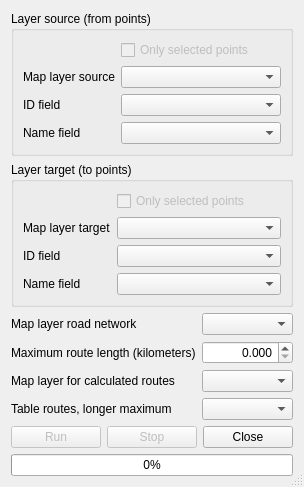
<?xml version="1.0" encoding="UTF-8"?>
<ui version="4.0">
 <class>DialogRoute</class>
 <widget class="QDialog" name="DialogRoute">
  <property name="windowModality">
   <enum>Qt::NonModal</enum>
  </property>
  <property name="geometry">
   <rect>
    <x>0</x>
    <y>0</y>
    <width>270</width>
    <height>449</height>
   </rect>
  </property>
  <property name="windowTitle">
   <string>Routes calculation</string>
  </property>
  <property name="windowIcon">
   <iconset resource="../resources.qrc">
    <normaloff>:/icons/route.png</normaloff>:/icons/route.png</iconset>
  </property>
  <property name="sizeGripEnabled">
   <bool>true</bool>
  </property>
  <property name="modal">
   <bool>false</bool>
  </property>
  <layout class="QGridLayout" name="gridLayout_2">
   <item row="2" column="0">
    <layout class="QFormLayout" name="formLayout_3">
     <property name="fieldGrowthPolicy">
      <enum>QFormLayout::AllNonFixedFieldsGrow</enum>
     </property>
     <item row="0" column="0">
      <widget class="QLabel" name="label_2">
       <property name="text">
        <string>Map layer road network</string>
       </property>
      </widget>
     </item>
     <item row="0" column="1">
      <widget class="QgsMapLayerComboBox" name="mMapLayerComboBoxRoad"/>
     </item>
     <item row="1" column="0">
      <widget class="QLabel" name="label_5">
       <property name="text">
        <string>Maximum route length (kilometers)</string>
       </property>
      </widget>
     </item>
     <item row="1" column="1">
      <widget class="QDoubleSpinBox" name="doubleSpinBox">
       <property name="alignment">
        <set>Qt::AlignRight|Qt::AlignTrailing|Qt::AlignVCenter</set>
       </property>
       <property name="decimals">
        <number>3</number>
       </property>
       <property name="maximum">
        <double>100000.000000000000000</double>
       </property>
      </widget>
     </item>
     <item row="2" column="0">
      <widget class="QLabel" name="label_7">
       <property name="text">
        <string>Map layer for calculated routes</string>
       </property>
      </widget>
     </item>
     <item row="2" column="1">
      <widget class="QgsMapLayerComboBox" name="mMapLayerComboBoxCalculatedRoute"/>
     </item>
     <item row="3" column="0">
      <widget class="QLabel" name="label_8">
       <property name="text">
        <string>Table routes, longer maximum</string>
       </property>
      </widget>
     </item>
     <item row="3" column="1">
      <widget class="QgsMapLayerComboBox" name="mMapLayerComboBoxManyLongPath"/>
     </item>
    </layout>
   </item>
   <item row="4" column="0">
    <widget class="QProgressBar" name="progressBar">
     <property name="value">
      <number>0</number>
     </property>
    </widget>
   </item>
   <item row="3" column="0">
    <layout class="QGridLayout" name="gridLayout">
     <item row="0" column="1">
      <widget class="QPushButton" name="pushButtonStop">
       <property name="enabled">
        <bool>false</bool>
       </property>
       <property name="text">
        <string>Stop</string>
       </property>
       <property name="icon">
        <iconset resource="../resources.qrc">
         <normaloff>:/icons/stop.png</normaloff>:/icons/stop.png</iconset>
       </property>
      </widget>
     </item>
     <item row="0" column="0">
      <widget class="QPushButton" name="pushButtonStart">
       <property name="enabled">
        <bool>false</bool>
       </property>
       <property name="text">
        <string>Run</string>
       </property>
       <property name="icon">
        <iconset resource="../resources.qrc">
         <normaloff>:/icons/start.png</normaloff>:/icons/start.png</iconset>
       </property>
      </widget>
     </item>
     <item row="0" column="2">
      <widget class="QPushButton" name="pushButtonExit">
       <property name="text">
        <string>Close</string>
       </property>
       <property name="icon">
        <iconset resource="../resources.qrc">
         <normaloff>:/icons/exit.png</normaloff>:/icons/exit.png</iconset>
       </property>
      </widget>
     </item>
    </layout>
   </item>
   <item row="0" column="0">
    <widget class="QGroupBox" name="groupBoxSource">
     <property name="font">
      <font>
       <weight>50</weight>
       <bold>false</bold>
      </font>
     </property>
     <property name="title">
      <string>Layer source (from points)</string>
     </property>
     <layout class="QGridLayout" name="gridLayout_8">
      <item row="0" column="0">
       <layout class="QFormLayout" name="formLayout">
        <item row="0" column="1">
         <widget class="QCheckBox" name="checkBoxSelectedSoucePoints">
          <property name="enabled">
           <bool>false</bool>
          </property>
          <property name="text">
           <string>Only selected points</string>
          </property>
          <property name="checked">
           <bool>false</bool>
          </property>
         </widget>
        </item>
        <item row="1" column="0">
         <widget class="QLabel" name="label">
          <property name="font">
           <font>
            <weight>50</weight>
            <bold>false</bold>
           </font>
          </property>
          <property name="text">
           <string>Map layer source</string>
          </property>
         </widget>
        </item>
        <item row="1" column="1">
         <widget class="QgsMapLayerComboBox" name="mMapLayerComboBoxSourcePoints"/>
        </item>
        <item row="2" column="0">
         <widget class="QLabel" name="label_9">
          <property name="text">
           <string>ID field</string>
          </property>
         </widget>
        </item>
        <item row="2" column="1">
         <widget class="QgsFieldComboBox" name="mFieldComboBoxSourcePointsId"/>
        </item>
        <item row="3" column="0">
         <widget class="QLabel" name="label_10">
          <property name="text">
           <string>Name field</string>
          </property>
         </widget>
        </item>
        <item row="3" column="1">
         <widget class="QgsFieldComboBox" name="mFieldComboBoxSourcePointsName"/>
        </item>
       </layout>
      </item>
     </layout>
    </widget>
   </item>
   <item row="1" column="0">
    <widget class="QGroupBox" name="groupBoxTarget">
     <property name="title">
      <string>Layer target (to points)</string>
     </property>
     <layout class="QGridLayout" name="gridLayout_10">
      <item row="0" column="0">
       <layout class="QFormLayout" name="formLayout_2">
        <item row="0" column="1">
         <widget class="QCheckBox" name="checkBoxSelectedTargetPoints">
          <property name="enabled">
           <bool>false</bool>
          </property>
          <property name="text">
           <string>Only selected points</string>
          </property>
          <property name="checked">
           <bool>false</bool>
          </property>
         </widget>
        </item>
        <item row="1" column="0">
         <widget class="QLabel" name="label_3">
          <property name="font">
           <font>
            <weight>50</weight>
            <bold>false</bold>
           </font>
          </property>
          <property name="text">
           <string>Map layer target</string>
          </property>
         </widget>
        </item>
        <item row="1" column="1">
         <widget class="QgsMapLayerComboBox" name="mMapLayerComboBoxTargetPoints"/>
        </item>
        <item row="2" column="0">
         <widget class="QLabel" name="label_11">
          <property name="text">
           <string>ID field</string>
          </property>
         </widget>
        </item>
        <item row="2" column="1">
         <widget class="QgsFieldComboBox" name="mFieldComboBoxTargetPointsId"/>
        </item>
        <item row="3" column="0">
         <widget class="QLabel" name="label_12">
          <property name="text">
           <string>Name field</string>
          </property>
         </widget>
        </item>
        <item row="3" column="1">
         <widget class="QgsFieldComboBox" name="mFieldComboBoxTargetPointsName"/>
        </item>
       </layout>
      </item>
     </layout>
    </widget>
   </item>
  </layout>
 </widget>
 <customwidgets>
  <customwidget>
   <class>QgsFieldComboBox</class>
   <extends>QComboBox</extends>
   <header>qgsfieldcombobox.h</header>
  </customwidget>
  <customwidget>
   <class>QgsMapLayerComboBox</class>
   <extends>QComboBox</extends>
   <header>qgsmaplayercombobox.h</header>
  </customwidget>
 </customwidgets>
 <tabstops>
  <tabstop>checkBoxSelectedSoucePoints</tabstop>
  <tabstop>mMapLayerComboBoxSourcePoints</tabstop>
  <tabstop>mFieldComboBoxSourcePointsId</tabstop>
  <tabstop>mFieldComboBoxSourcePointsName</tabstop>
  <tabstop>checkBoxSelectedTargetPoints</tabstop>
  <tabstop>mMapLayerComboBoxTargetPoints</tabstop>
  <tabstop>mFieldComboBoxTargetPointsId</tabstop>
  <tabstop>mFieldComboBoxTargetPointsName</tabstop>
  <tabstop>mMapLayerComboBoxRoad</tabstop>
  <tabstop>doubleSpinBox</tabstop>
  <tabstop>mMapLayerComboBoxCalculatedRoute</tabstop>
  <tabstop>mMapLayerComboBoxManyLongPath</tabstop>
  <tabstop>pushButtonStart</tabstop>
  <tabstop>pushButtonStop</tabstop>
  <tabstop>pushButtonExit</tabstop>
 </tabstops>
 <resources>
  <include location="../resources.qrc"/>
 </resources>
 <connections>
  <connection>
   <sender>mMapLayerComboBoxSourcePoints</sender>
   <signal>layerChanged(QgsMapLayer*)</signal>
   <receiver>mFieldComboBoxSourcePointsId</receiver>
   <slot>setLayer(QgsMapLayer*)</slot>
   <hints>
    <hint type="sourcelabel">
     <x>221</x>
     <y>69</y>
    </hint>
    <hint type="destinationlabel">
     <x>221</x>
     <y>92</y>
    </hint>
   </hints>
  </connection>
  <connection>
   <sender>mMapLayerComboBoxTargetPoints</sender>
   <signal>layerChanged(QgsMapLayer*)</signal>
   <receiver>mFieldComboBoxTargetPointsId</receiver>
   <slot>setLayer(QgsMapLayer*)</slot>
   <hints>
    <hint type="sourcelabel">
     <x>327</x>
     <y>224</y>
    </hint>
    <hint type="destinationlabel">
     <x>329</x>
     <y>250</y>
    </hint>
   </hints>
  </connection>
  <connection>
   <sender>mMapLayerComboBoxSourcePoints</sender>
   <signal>layerChanged(QgsMapLayer*)</signal>
   <receiver>mFieldComboBoxSourcePointsName</receiver>
   <slot>setLayer(QgsMapLayer*)</slot>
   <hints>
    <hint type="sourcelabel">
     <x>157</x>
     <y>67</y>
    </hint>
    <hint type="destinationlabel">
     <x>161</x>
     <y>120</y>
    </hint>
   </hints>
  </connection>
  <connection>
   <sender>mMapLayerComboBoxTargetPoints</sender>
   <signal>layerChanged(QgsMapLayer*)</signal>
   <receiver>mFieldComboBoxTargetPointsName</receiver>
   <slot>setLayer(QgsMapLayer*)</slot>
   <hints>
    <hint type="sourcelabel">
     <x>342</x>
     <y>224</y>
    </hint>
    <hint type="destinationlabel">
     <x>342</x>
     <y>276</y>
    </hint>
   </hints>
  </connection>
 </connections>
</ui>
